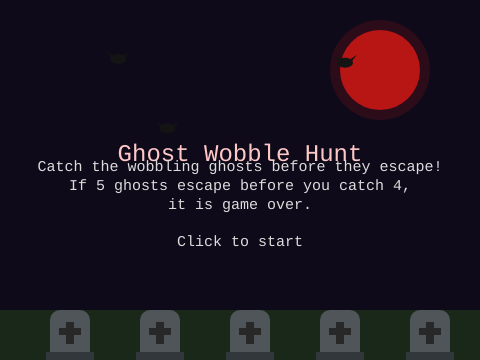
Frame 1 (no input)
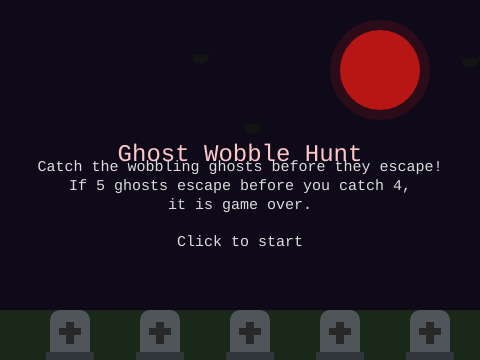
Frame 60 (no input)
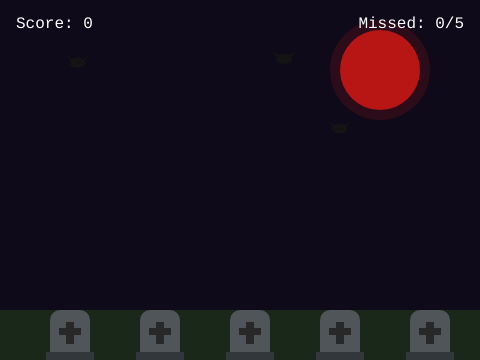
Frame 120 (the mouse pressed at the canvas centre since frame 60)

The p5.js sketch that drew these frames (run headless with seeded random() and noise() and a simulated clock; from frame 60 on, the mouse is pressed at the canvas centre):

// p5.js sketch
// ── sketch.js
let ghosts = [];
let bats = [];
let tombstones = [];
let score = 0;
let missed = 0;
let state = 'start';
let spawnTimer = 0;
let spawnInterval = 75;

function setup() {
createCanvas(480, 360);
textFont('Courier New');
for(let i=0;i<5;i++){
tombstones.push({x: 50 + i * 90, y: 310, w: 40, h: 50});
}
for(let i=0;i<3;i++){
bats.push({x: random(width), y: random(40, 150), speed: random(1, 2.5)});
}
}

function draw() {
background(15, 10, 25);
noStroke();
fill(180, 20, 20);
ellipse(380, 70, 80, 80);
fill(200, 30, 30, 40);
ellipse(380, 70, 100, 100);

for(let i=0;i<bats.length;i++){
let b = bats[i];
b.x += b.speed;
if(b.x > width + 20) b.x = -20;
fill(20);
ellipse(b.x, b.y, 16, 10);
triangle(b.x, b.y, b.x - 12, b.y - 8, b.x - 4, b.y + 2);
triangle(b.x, b.y, b.x + 12, b.y - 8, b.x + 4, b.y + 2);
}

fill(25, 40, 25);
rect(0, 310, width, 50);

for(let i=0;i<tombstones.length;i++){
let t = tombstones[i];
fill(80, 85, 90);
rect(t.x, t.y, t.w, t.h, 10, 10, 0, 0);
fill(50, 55, 60);
rect(t.x - 4, t.y + t.h - 8, t.w + 8, 8);
fill(40);
rect(t.x + 16, t.y + 12, 8, 22);
rect(t.x + 9, t.y + 18, 22, 7);
}

if(state === 'start'){
textAlign(CENTER, CENTER);
fill(255, 200, 200);
textSize(24);
text('Ghost Wobble Hunt', width / 2, height / 2 - 25);
textSize(15);
fill(220);
text('Catch the wobbling ghosts before they escape!\nIf 5 ghosts escape before you catch 4,\nit is game over.\n\nClick to start', width / 2, height / 2 + 25);
return;
}

if(state === 'over'){
textAlign(CENTER, CENTER);
fill(255, 60, 60);
textSize(26);
text('Game Over', width / 2, height / 2 - 30);
textSize(18);
fill(255);
text('Score: ' + score, width / 2, height / 2 + 5);
textSize(14);
fill(200);
text('Click to retry', width / 2, height / 2 + 40);
return;
}

spawnTimer++;
if(spawnTimer >= spawnInterval){
spawnTimer = 0;
ghosts.push({
x: random(40, width - 40),
y: random(40, height - 90),
alpha: 0,
wobbleSpeed: random(0.08, 0.2),
wobbleAmount: random(5, 15),
timer: 0});
if(spawnInterval > 30){
spawnInterval -= 2}}

for(let i = ghosts.length - 1; i >= 0; i--){
let g = ghosts[i];
g.timer++;

if(g.alpha < 255){
g.alpha += 4;}

let currentWobble = sin(g.timer * g.wobbleSpeed) * g.wobbleAmount;
let drawX = g.x + currentWobble;
let drawY = g.y + cos(g.timer * g.wobbleSpeed) * 3;
drawGhost(drawX, drawY, g.alpha);
if(g.timer > 140){
ghosts.splice(i, 1);
missed++;
if(missed >= 5){
state = 'over';}}}

textAlign(LEFT, TOP);
fill(255);
textSize(16);
text('Score: ' + score, 16, 16);
textAlign(RIGHT, TOP);
text('Missed: ' + missed + '/5', width - 16, 16);}
function mousePressed() {
if(state === 'start' || state === 'over'){
state = 'play';
score = 0;
missed = 0;
ghosts = [];
spawnTimer = 0;
spawnInterval = 75;
return;}
for(let i = ghosts.length - 1; i >= 0; i--){
let g = ghosts[i];
let currentWobble = sin(g.timer * g.wobbleSpeed) * g.wobbleAmount;
let drawX = g.x + currentWobble;
let drawY = g.y + cos(g.timer * g.wobbleSpeed) * 3;
if(dist(mouseX, mouseY, drawX, drawY) < 30){
score++;
ghosts.splice(i, 1);
break;}}}

function drawGhost(x, y, a) {
noStroke();
fill(200, 255, 220, a);
ellipse(x, y, 50, 50);
fill(20, a);
ellipse(x - 10, y - 5, 8);
ellipse(x + 10, y - 5, 8);}
